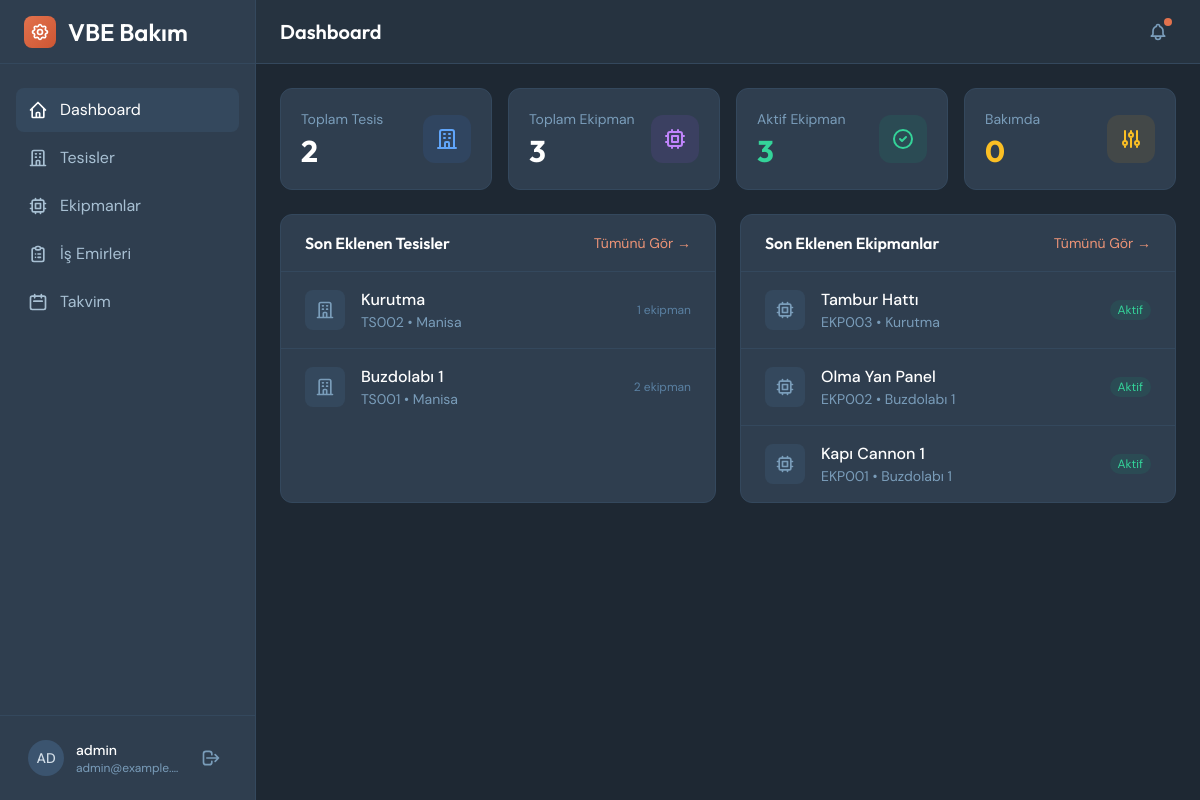
The app's page / (signed in) with its own data.
### plants/models.py (models this page shows, shortened)
class Plant(models.Model):
    name = models.CharField("Tesis Adı", max_length=200)
    code = models.CharField("Tesis Kodu", max_length=50, unique=True)
    address = models.TextField("Adres", blank=True)
    city = models.CharField("Şehir", max_length=100, blank=True)
    phone = models.CharField("Telefon", max_length=20, blank=True)
    email = models.EmailField("E-posta", blank=True)
    is_active = models.BooleanField("Aktif", default=True)
    created_at = models.DateTimeField("Oluşturulma Tarihi", auto_now_add=True)
    updated_at = models.DateTimeField("Güncellenme Tarihi", auto_now=True)
    class Meta:
        verbose_name = "Tesis"
        verbose_name_plural = "Tesisler"
        ordering = ['name']
    @property
    def asset_count(self):
        return self.assets.count()

### assets/models.py (models this page shows, shortened)
class Asset(models.Model):
    STATUS_CHOICES = [
        ('active', 'Aktif'),
        ('inactive', 'Pasif'),
        ('maintenance', 'Bakımda'),
        ('broken', 'Arızalı'),
    ]
    plant = models.ForeignKey(
        Plant,
        on_delete=models.CASCADE,
        related_name='assets',
        verbose_name="Tesis"
    )
    name = models.CharField("Ekipman Adı", max_length=200)
    code = models.CharField("Ekipman Kodu", max_length=50)
    location = models.CharField("Lokasyon", max_length=200, blank=True)
    description = models.TextField("Açıklama", blank=True)
    manufacturer = models.CharField("Üretici", max_length=200, blank=True)
    model = models.CharField("Model", max_length=200, blank=True)
    serial_number = models.CharField("Seri No", max_length=100, blank=True)
    purchase_date = models.DateField("Satın Alma Tarihi", null=True, blank=True)
    warranty_expiry = models.DateField("Garanti Bitiş", null=True, blank=True)
    status = models.CharField(
        "Durum",
        max_length=20,
        choices=STATUS_CHOICES,
        default='active'
    )
    is_active = models.BooleanField("Aktif", default=True)
    created_at = models.DateTimeField("Oluşturulma Tarihi", auto_now_add=True)
    updated_at = models.DateTimeField("Güncellenme Tarihi", auto_now=True)
    class Meta:
        verbose_name = "Ekipman"
        verbose_name_plural = "Ekipmanlar"
        ordering = ['plant', 'name']
        unique_together = ['plant', 'code']
    def get_status_color(self):
        colors = {
            'active': 'emerald',
            'inactive': 'gray',
            'maintenance': 'amber',
            'broken': 'red',
        }
        return colors.get(self.status, 'gray')

### core/views.py (the view)
# urls.py: path('', views.dashboard, name='dashboard'),
@login_required
def dashboard(request):
    context = {
        'total_plants': Plant.objects.filter(is_active=True).count(),
        'total_assets': Asset.objects.filter(is_active=True).count(),
        'active_assets': Asset.objects.filter(is_active=True, status='active').count(),
        'maintenance_assets': Asset.objects.filter(is_active=True, status='maintenance').count(),
        'recent_plants': Plant.objects.filter(is_active=True).order_by('-created_at')[:5],
        'recent_assets': Asset.objects.filter(is_active=True).order_by('-created_at')[:5],
    }
    return render(request, 'core/dashboard.html', context)

### core/templates/core/dashboard.html (shortened to what this page needs)
{% extends "core/base.html" %}
{% block page_title %}Dashboard{% endblock %}
{% block content %}
<div class="space-y-6">
    <div class="grid grid-cols-1 md:grid-cols-2 lg:grid-cols-4 gap-4">
        <div class="bg-steel-900 rounded-xl border border-steel-800 p-5">
            <div class="flex items-center justify-between">
                <div>
                    <p class="text-sm text-steel-400 mb-1">Toplam Tesis</p>
                    <p class="text-3xl font-display font-bold text-white">{{ total_plants }}</p>
                </div>
                <div class="w-12 h-12 bg-blue-500/10 rounded-xl flex items-center justify-center">
                    <svg class="w-6 h-6 text-blue-400" fill="none" stroke="currentColor" viewBox="0 0 24 24">
                        <path stroke-linecap="round" stroke-linejoin="round" stroke-width="2" d="M19 21V5a2 2 0 00-2-2H7a2 2 0 00-2 2v16m14 0h2m-2 0h-5m-9 0H3m2 0h5M9 7h1m-1 4h1m4-4h1m-1 4h1m-5 10v-5a1 1 0 011-1h2a1 1 0 011 1v5m-4 0h4"></path>
                    </svg>
                </div>
            </div>
        </div>
        <div class="bg-steel-900 rounded-xl border border-steel-800 p-5">
            <div class="flex items-center justify-between">
                <div>
                    <p class="text-sm text-steel-400 mb-1">Toplam Ekipman</p>
                    <p class="text-3xl font-display font-bold text-white">{{ total_assets }}</p>
                </div>
                <div class="w-12 h-12 bg-purple-500/10 rounded-xl flex items-center justify-center">
                    <svg class="w-6 h-6 text-purple-400" fill="none" stroke="currentColor" viewBox="0 0 24 24">
                        <path stroke-linecap="round" stroke-linejoin="round" stroke-width="2" d="M9 3v2m6-2v2M9 19v2m6-2v2M5 9H3m2 6H3m18-6h-2m2 6h-2M7 19h10a2 2 0 002-2V7a2 2 0 00-2-2H7a2 2 0 00-2 2v10a2 2 0 002 2zM9 9h6v6H9V9z"></path>
                    </svg>
                </div>
            </div>
        </div>
        <div class="bg-steel-900 rounded-xl border border-steel-800 p-5">
            <div class="flex items-center justify-between">
                <div>
                    <p class="text-sm text-steel-400 mb-1">Aktif Ekipman</p>
                    <p class="text-3xl font-display font-bold text-emerald-400">{{ active_assets }}</p>
                </div>
                <div class="w-12 h-12 bg-emerald-500/10 rounded-xl flex items-center justify-center">
                    <svg class="w-6 h-6 text-emerald-400" fill="none" stroke="currentColor" viewBox="0 0 24 24">
                        <path stroke-linecap="round" stroke-linejoin="round" stroke-width="2" d="M9 12l2 2 4-4m6 2a9 9 0 11-18 0 9 9 0 0118 0z"></path>
                    </svg>
                </div>
            </div>
        </div>
        <div class="bg-steel-900 rounded-xl border border-steel-800 p-5">
            <div class="flex items-center justify-between">
                <div>
                    <p class="text-sm text-steel-400 mb-1">Bakımda</p>
                    <p class="text-3xl font-display font-bold text-amber-400">{{ maintenance_assets }}</p>
                </div>
                <div class="w-12 h-12 bg-amber-500/10 rounded-xl flex items-center justify-center">
                    <svg class="w-6 h-6 text-amber-400" fill="none" stroke="currentColor" viewBox="0 0 24 24">
                        <path stroke-linecap="round" stroke-linejoin="round" stroke-width="2" d="M12 6V4m0 2a2 2 0 100 4m0-4a2 2 0 110 4m-6 8a2 2 0 100-4m0 4a2 2 0 110-4m0 4v2m0-6V4m6 6v10m6-2a2 2 0 100-4m0 4a2 2 0 110-4m0 4v2m0-6V4"></path>
                    </svg>
                </div>
            </div>
        </div>
    </div>
    <div class="grid grid-cols-1 lg:grid-cols-2 gap-6">
        <div class="bg-steel-900 rounded-xl border border-steel-800">
            <div class="px-6 py-4 border-b border-steel-800 flex items-center justify-between">
                <h3 class="font-display font-semibold text-white">Son Eklenen Tesisler</h3>
                <a href="{% url 'plants:plant_list' %}" class="text-sm text-rust-400 hover:text-rust-300 transition-colors">
                    Tümünü Gör →
                </a>
            </div>
            {% if recent_plants %}
            <ul class="divide-y divide-steel-800">
                {% for plant in recent_plants %}
                <li>
                    <a href="{% url 'plants:plant_detail' plant.pk %}" class="flex items-center gap-4 px-6 py-4 hover:bg-steel-800/50 transition-colors">
                        <div class="w-10 h-10 bg-steel-800 rounded-lg flex items-center justify-center flex-shrink-0">
                            <svg class="w-5 h-5 text-steel-400" fill="none" stroke="currentColor" viewBox="0 0 24 24">
                                <path stroke-linecap="round" stroke-linejoin="round" stroke-width="2" d="M19 21V5a2 2 0 00-2-2H7a2 2 0 00-2 2v16m14 0h2m-2 0h-5m-9 0H3m2 0h5M9 7h1m-1 4h1m4-4h1m-1 4h1m-5 10v-5a1 1 0 011-1h2a1 1 0 011 1v5m-4 0h4"></path>
                            </svg>
                        </div>
                        <div class="flex-1 min-w-0">
                            <p class="font-medium text-white truncate">{{ plant.name }}</p>
                            <p class="text-sm text-steel-400">{{ plant.code }} • {{ plant.city|default:"Konum belirtilmemiş" }}</p>
                        </div>
                        <span class="text-xs text-steel-500">{{ plant.asset_count }} ekipman</span>
                    </a>
                </li>
                {% endfor %}
            </ul>
            {% endif %}
        </div>
        <div class="bg-steel-900 rounded-xl border border-steel-800">
            <div class="px-6 py-4 border-b border-steel-800 flex items-center justify-between">
                <h3 class="font-display font-semibold text-white">Son Eklenen Ekipmanlar</h3>
                <a href="{% url 'assets:asset_list' %}" class="text-sm text-rust-400 hover:text-rust-300 transition-colors">
                    Tümünü Gör →
                </a>
            </div>
            {% if recent_assets %}
            <ul class="divide-y divide-steel-800">
                {% for asset in recent_assets %}
                <li>
                    <a href="{% url 'assets:asset_detail' asset.pk %}" class="flex items-center gap-4 px-6 py-4 hover:bg-steel-800/50 transition-colors">
                        <div class="w-10 h-10 bg-steel-800 rounded-lg flex items-center justify-center flex-shrink-0">
                            <svg class="w-5 h-5 text-steel-400" fill="none" stroke="currentColor" viewBox="0 0 24 24">
                                <path stroke-linecap="round" stroke-linejoin="round" stroke-width="2" d="M9 3v2m6-2v2M9 19v2m6-2v2M5 9H3m2 6H3m18-6h-2m2 6h-2M7 19h10a2 2 0 002-2V7a2 2 0 00-2-2H7a2 2 0 00-2 2v10a2 2 0 002 2zM9 9h6v6H9V9z"></path>
                            </svg>
                        </div>
                        <div class="flex-1 min-w-0">
                            <p class="font-medium text-white truncate">{{ asset.name }}</p>
                            <p class="text-sm text-steel-400">{{ asset.code }} • {{ asset.plant.name }}</p>
                        </div>
                        <span class="inline-flex items-center gap-1.5 px-2 py-0.5 bg-{{ asset.get_status_color }}-500/10 text-{{ asset.get_status_color }}-400 rounded-full text-xs">
                            {{ asset.get_status_display }}
                        </span>
                    </a>
                </li>
                {% endfor %}
            </ul>
            {% endif %}
        </div>
    </div>
</div>
{% endblock %}

### core/templates/core/base.html (shortened to what this page needs)
<!DOCTYPE html>
<html lang="tr" class="h-full">
<head>
    <script src="https://cdn.tailwindcss.com"></script>
</head>
<body class="h-full bg-steel-950 text-steel-100">
    {% if user.is_authenticated %}
    <div class="min-h-full flex">
        <aside class="w-64 bg-steel-900 border-r border-steel-800 flex flex-col">
            <div class="h-16 flex items-center px-6 border-b border-steel-800">
                <div class="flex items-center gap-3">
                    <div class="w-8 h-8 bg-gradient-to-br from-rust-500 to-rust-600 rounded-lg flex items-center justify-center">
                    </div>
                    <span class="font-display font-semibold text-2xl text-white">VBE Bakım</span>
                </div>
            </div>
            <nav class="flex-1 px-4 py-6 space-y-1">
                <a href="{% url 'core:dashboard' %}"
                   class="flex items-center gap-3 px-3 py-2.5 rounded-lg text-steel-300 hover:bg-steel-800 hover:text-white transition-colors {% if request.resolver_match.url_name == 'dashboard' %}bg-steel-800 text-white{% endif %}">
                    <svg class="w-5 h-5" fill="none" stroke="currentColor" viewBox="0 0 24 24">
                        <path stroke-linecap="round" stroke-linejoin="round" stroke-width="2" d="M3 12l2-2m0 0l7-7 7 7M5 10v10a1 1 0 001 1h3m10-11l2 2m-2-2v10a1 1 0 01-1 1h-3m-6 0a1 1 0 001-1v-4a1 1 0 011-1h2a1 1 0 011 1v4a1 1 0 001 1m-6 0h6"></path>
                    </svg>
                    <span>Dashboard</span>
                </a>
                <a href="{% url 'plants:plant_list' %}"
                   class="flex items-center gap-3 px-3 py-2.5 rounded-lg text-steel-300 hover:bg-steel-800 hover:text-white transition-colors {% if 'plants' in request.path %}bg-steel-800 text-white{% endif %}">
                    <svg class="w-5 h-5" fill="none" stroke="currentColor" viewBox="0 0 24 24">
                        <path stroke-linecap="round" stroke-linejoin="round" stroke-width="2" d="M19 21V5a2 2 0 00-2-2H7a2 2 0 00-2 2v16m14 0h2m-2 0h-5m-9 0H3m2 0h5M9 7h1m-1 4h1m4-4h1m-1 4h1m-5 10v-5a1 1 0 011-1h2a1 1 0 011 1v5m-4 0h4"></path>
                    </svg>
                    <span>Tesisler</span>
                </a>
                <a href="{% url 'assets:asset_list' %}"
                   class="flex items-center gap-3 px-3 py-2.5 rounded-lg text-steel-300 hover:bg-steel-800 hover:text-white transition-colors {% if 'assets' in request.path %}bg-steel-800 text-white{% endif %}">
                    <svg class="w-5 h-5" fill="none" stroke="currentColor" viewBox="0 0 24 24">
                        <path stroke-linecap="round" stroke-linejoin="round" stroke-width="2" d="M9 3v2m6-2v2M9 19v2m6-2v2M5 9H3m2 6H3m18-6h-2m2 6h-2M7 19h10a2 2 0 002-2V7a2 2 0 00-2-2H7a2 2 0 00-2 2v10a2 2 0 002 2zM9 9h6v6H9V9z"></path>
                    </svg>
                    <span>Ekipmanlar</span>
                </a>
                <a href="#"
                   class="flex items-center gap-3 px-3 py-2.5 rounded-lg text-steel-300 hover:bg-steel-800 hover:text-white transition-colors">
                    <span>İş Emirleri</span>
                </a>
                <a href="#"
                   class="flex items-center gap-3 px-3 py-2.5 rounded-lg text-steel-300 hover:bg-steel-800 hover:text-white transition-colors">
                    <svg class="w-5 h-5" fill="none" stroke="currentColor" viewBox="0 0 24 24">
                        <path stroke-linecap="round" stroke-linejoin="round" stroke-width="2" d="M8 7V3m8 4V3m-9 8h10M5 21h14a2 2 0 002-2V7a2 2 0 00-2-2H5a2 2 0 00-2 2v12a2 2 0 002 2z"></path>
                    </svg>
                    <span>Takvim</span>
                </a>
            </nav>
            <div class="p-4 border-t border-steel-800">
                <div class="flex items-center gap-3 px-3 py-2">
                    <div class="w-9 h-9 bg-steel-700 rounded-full flex items-center justify-center">
                        <span class="text-sm font-medium text-steel-200">{{ user.username|slice:":2"|upper }}</span>
                    </div>
                    <div class="flex-1 min-w-0">
                        <p class="text-sm font-medium text-white truncate">{{ user.username }}</p>
                        <p class="text-xs text-steel-400 truncate">{{ user.email }}</p>
                    </div>
                    <a href="{% url 'core:logout' %}" class="p-1.5 text-steel-400 hover:text-rust-400 transition-colors" title="Çıkış">
                        <svg class="w-5 h-5" fill="none" stroke="currentColor" viewBox="0 0 24 24">
                            <path stroke-linecap="round" stroke-linejoin="round" stroke-width="2" d="M17 16l4-4m0 0l-4-4m4 4H7m6 4v1a3 3 0 01-3 3H6a3 3 0 01-3-3V7a3 3 0 013-3h4a3 3 0 013 3v1"></path>
                        </svg>
                    </a>
                </div>
            </div>
        </aside>
        <div class="flex-1 flex flex-col min-h-screen">
            <header class="h-16 bg-steel-900/50 border-b border-steel-800 flex items-center justify-between px-6">
                <h1 class="font-display text-xl font-semibold text-white">{% block page_title %}Dashboard{% endblock %}</h1>
                <div class="flex items-center gap-4">
                    <button class="p-2 text-steel-400 hover:text-white transition-colors relative">
                        <span class="absolute top-1 right-1 w-2 h-2 bg-rust-500 rounded-full"></span>
                    </button>
                </div>
            </header>
            <main class="flex-1 p-6 overflow-auto">
                {% block content %}{% endblock %}
            </main>
        </div>
    </div>
    {% else %}
    <div class="min-h-screen flex items-center justify-center p-4">
        {% block auth_content %}{% endblock %}
    </div>
    {% endif %}
</body>
</html>

### records on screen
Plant: name "Kurutma", code "TS002", city "Manisa", asset_count "1"
Plant: name "Buzdolabı 1", code "TS001", city "Manisa", asset_count "2"
Asset: name "Tambur Hattı", code "EKP003", plant.name "Kurutma", status "Aktif"
Asset: name "Olma Yan Panel", code "EKP002", plant.name "Buzdolabı 1", status "Aktif"
Asset: name "Kapı Cannon 1", code "EKP001", plant.name "Buzdolabı 1", status "Aktif"

### other values on screen
{{ user.username|slice:":2"|upper }} "AD"
{{ user.username }} "admin"
{{ user.email }} "admin@example.…"
{{ total_plants }} "2"
{{ total_assets }} "3"
{{ active_assets }} "3"
{{ maintenance_assets }} "0"
